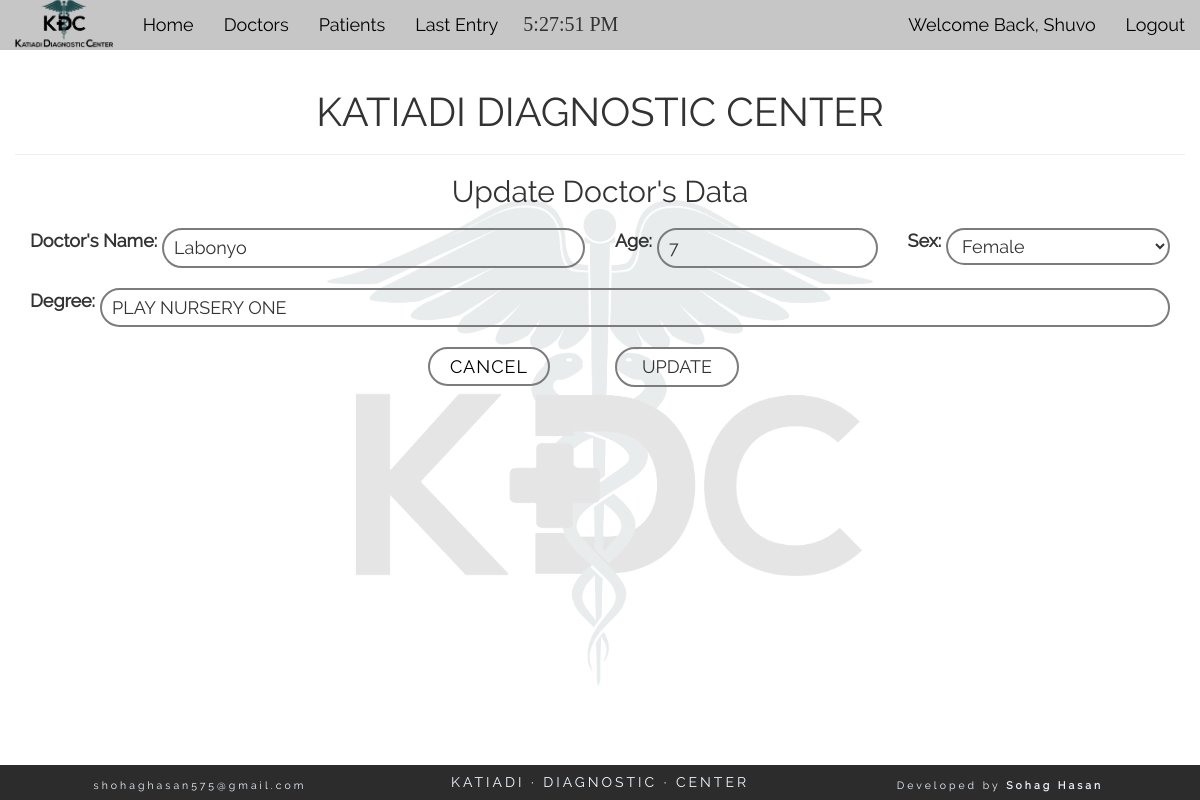
The app's page /doc_edit.php?d=12 (signed in) with its own data.
### tables this page shows
CREATE TABLE "doctor" (
	`doctor_id`	INTEGER NOT NULL PRIMARY KEY AUTOINCREMENT,
	`d_name`	varchar(200) NOT NULL,
	`age`	int(11) NOT NULL,
	`sex`	varchar(15) NOT NULL,
	`degree`	varchar(200) NOT NULL,
	`status`	int(1) NOT NULL
);

### doc_edit.php (the view, shortened to what this page needs)
<?php
	if(isset($_SESSION['username'])){
	require_once("config.php");
	$doctor_id=$_GET['d'];
	$sel= "SELECT * FROM doctor WHERE doctor_id='$doctor_id'";
	$res= $db->query($sel);
	$data=$res-> fetchArray(SQLITE3_ASSOC);
?>
    <section class="container-fluid" id="test_list" >
    	<div class="row">
    		<div class="col-md-12 text-center">
    			<h1 class="main_title">KATIADI DIAGNOSTIC CENTER</h1>
    			<hr>
    			<h2 class="title">Update Doctor's Data</h2>
    			<form method="post" id="p_form" class="text-left">
    				<div class="col-md-6 form_row">
    					<label for="p_name">Doctor's Name:</label>
    					<input type="text" name="name" id="p_name" value="<?php echo $data['d_name']; ?>">
    				</div>
   				  <div class="col-md-3 form_row">
    					<label for="p_age">Age:</label>
    					<input type="number" name="age" id="p_age" value="<?php echo $data['age']; ?>">
    				</div>
   				  <div class="col-md-3 form_row">
						<label for="">Sex: </label>
						<select name="sex" id="">
							<option value="Female" <?php if($data['sex']==='Female'){echo('selected'); } ?>>Female</option>
						</select>
   				  </div>
   				  <div class="col-md-12 form_row">
   				  	<label for="">Degree:</label>
   				  	<input type="text" name="degree" value="<?php echo $data['degree']; ?>">
   				  </div>
    				<div class="col-md-6 text-right" style="position: relative;">
    				<a class="cancel_button" style="top: 0px;" href="doc_details.php?d=<?php echo $doctor_id; ?>">Cancel</a>
    				</div>
    				<div class="col-md-6 text-left">
    					<input type="submit" name="go" id="go" value="UPDATE">
    				</div>
    			</form>
    			<div class="col-md-12" style="font-size: 20px; color: green; text-decoration: underline;">
    			</div>
    		</div>
    	</div>
    </section>
	<?php get_footer(); }else{
		header('location: login.php');
	} ?>

### css/style.css (style rules this page uses)
* { font-family: "Raleway-Regular"; }
body { background: url(../pics/bg.png) center center no-repeat; background-size: contain; min-height: 100vh; padding-bottom: 39px; }
.main_title { font-size: 40px !important; }
.title { font-size: 30px; }
.form_row { display: flex; }
select, input { border: 2px solid #7C7C7C; background-color: transparent; border-radius: 36px; padding: 5px 10px; outline: 0px; flex: 1; font-size: 18px!important; }
#p_form > div { margin: 10px 0px; }
label, a { font-size: 18px !important; line-height: 25px; padding: 0px 5px 0px 0px; }
.cancel_button { position: absolute; top: 50px; right: 50px; border: 2px solid #7C7C7C; border-radius: 25px; padding: 5px 20px; text-transform: uppercase; transition: all ease 200ms; letter-spacing: 1px; color: #000000; }
#go { transition: 200ms ease; padding-left: 25px; padding-right: 25px; }

### records on screen
doctor: name "Labonyo", age "7", sex "Female", degree "PLAY NURSERY ONE"

### other values on screen
$_SESSION['username'] "Shuvo"
